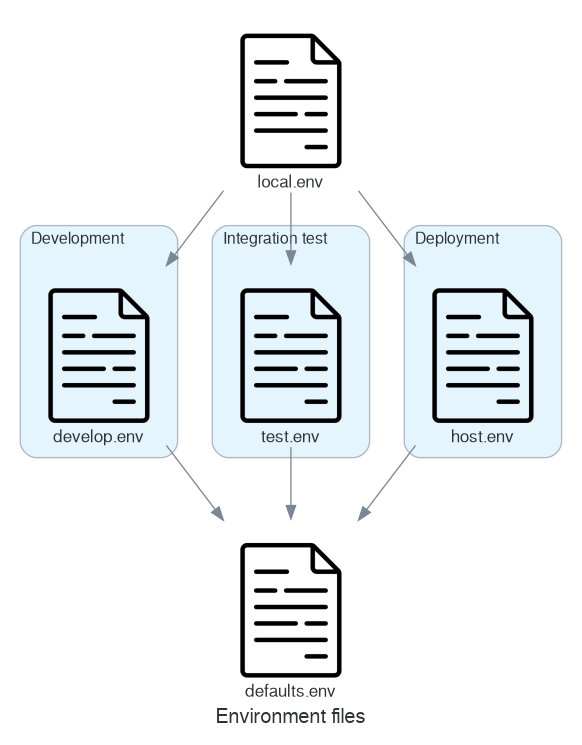

This chart was generated by the following Python code:
import os.path

from diagrams import Diagram, Cluster, Edge

from diagrams.oci.compute import Container
from diagrams.programming.language import Python
from diagrams.onprem.database import PostgreSQL
from diagrams.onprem.queue import  RabbitMQ
from diagrams.onprem.inmemory import Redis
from diagrams.onprem.network import Apache, Nginx
from diagrams.onprem.client import Users
from diagrams.generic.storage import Storage

from diagrams.custom import Custom
from functools import partial

File = partial(Custom, icon_path="file.png")

# diagrams uses the Diagram name as output file name, try to make it match the .py filename as best as possible
NAME = os.path.splitext(os.path.basename(__file__))[0].replace("_", " ").capitalize()

graph_attr = {
    "splines": "true",
    "size": "12",
    "pad": "0.1",
}

with Diagram(NAME, show=False, direction="TB", outformat=["png"], graph_attr=graph_attr):
    defaults = File("defaults.env")

    with Cluster("Development"):
        develop = File("develop.env")

    with Cluster("Integration test"):
        test = File("test.env")

    local = File("local.env")

    with Cluster("Deployment"):
        host = File("host.env")

    local >> develop >> defaults
    local >> test >> defaults

    local >> host >> defaults
